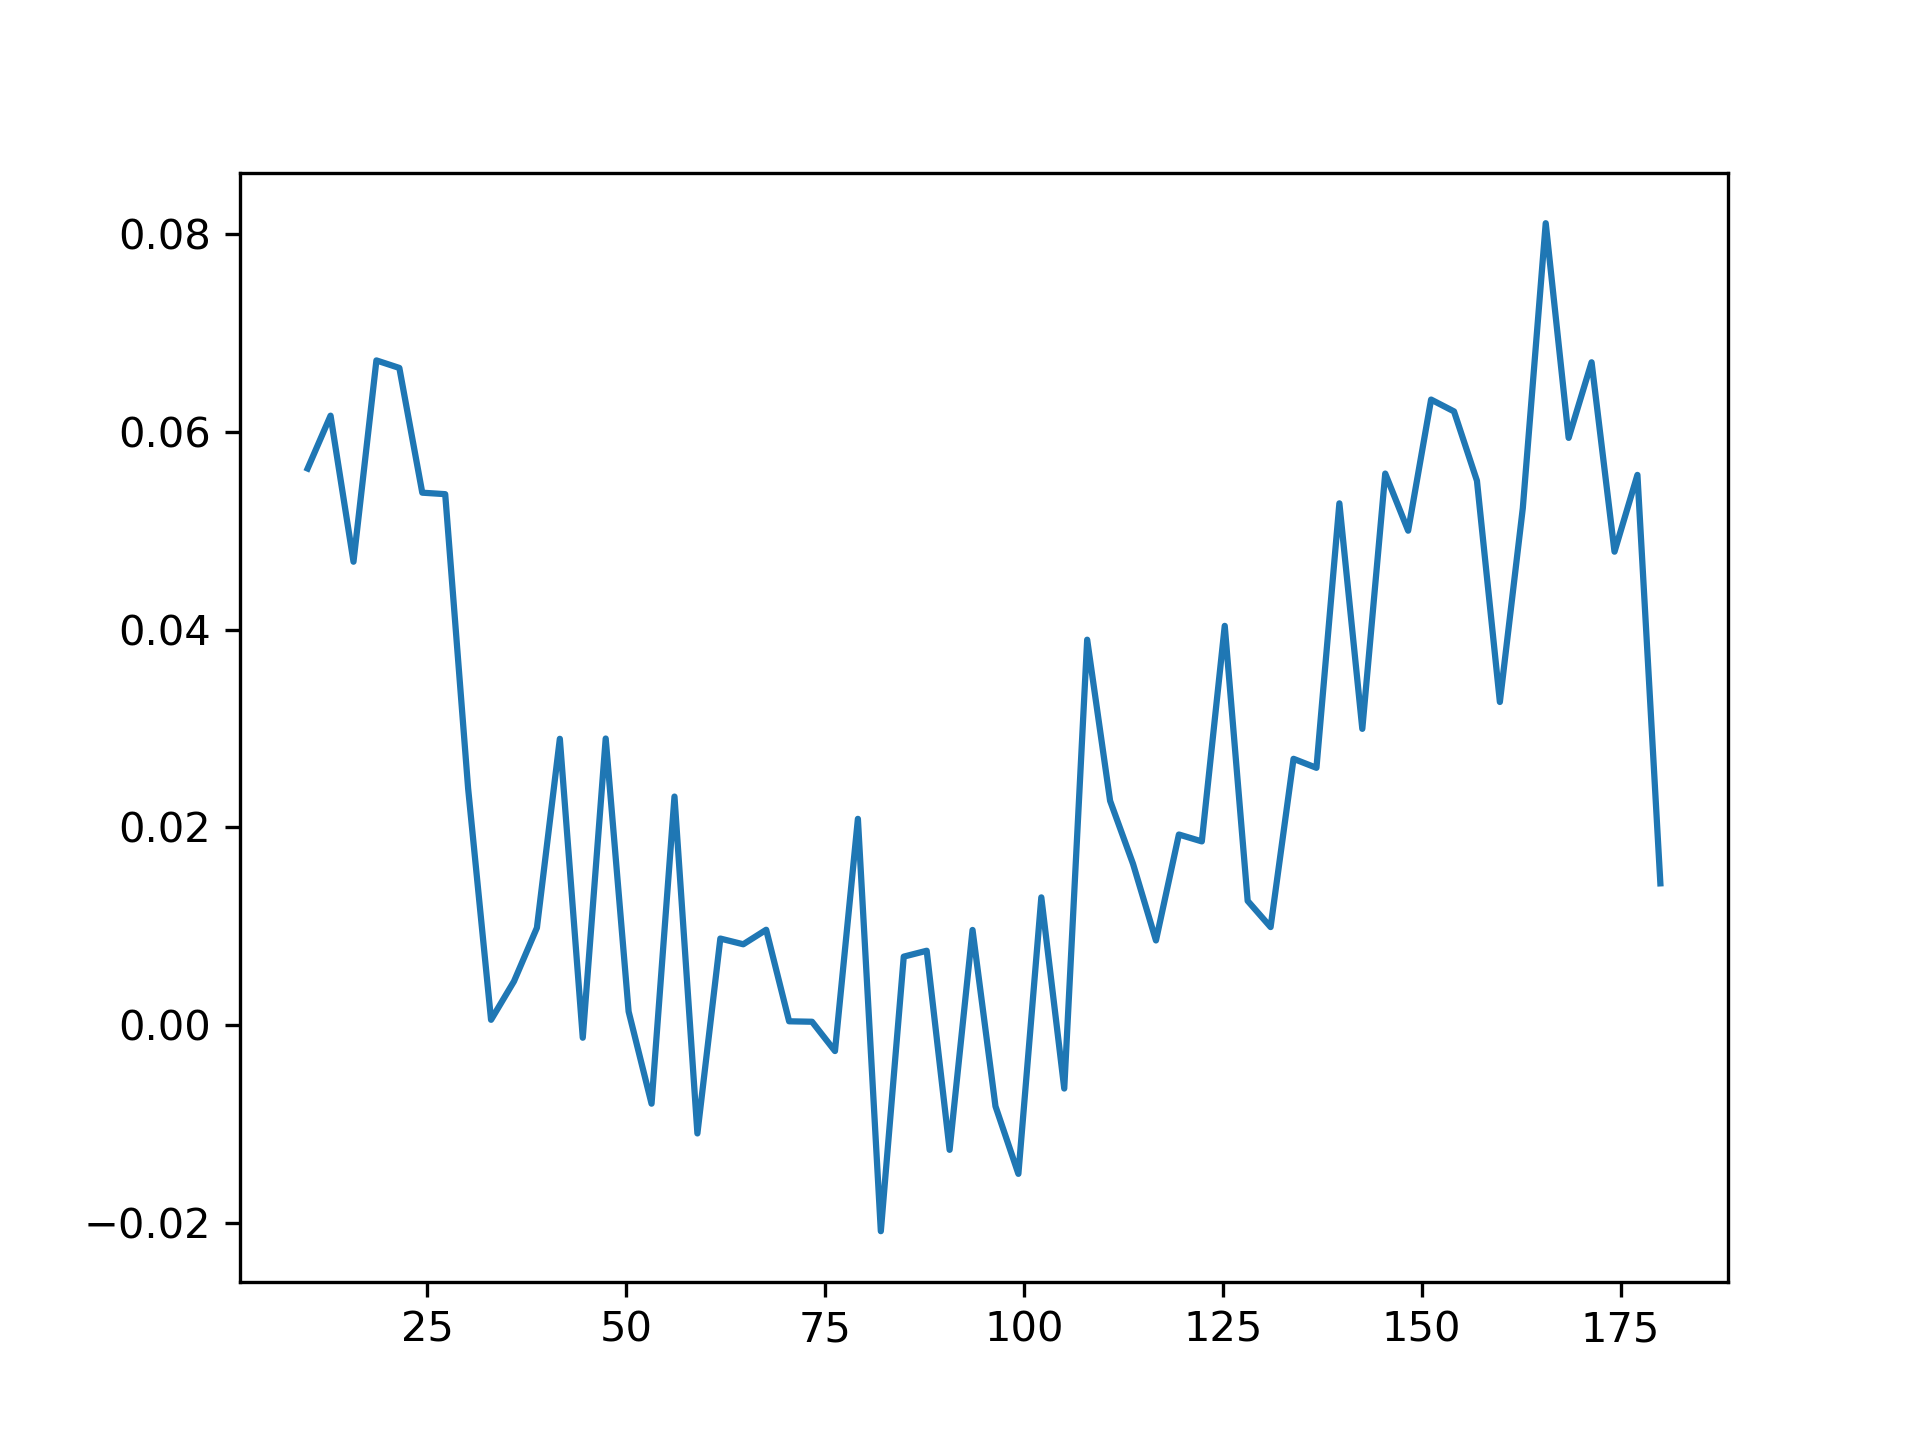

Write Python code to recreate this figure.
import os

import matplotlib.pyplot as plt

import utility.mat_handling as mhand


def main():
    path = '//nas.ads.mwn.de/TUZE/wsi/e24/ReinhardLab/data_setup_nv1/180704_hf_setup_deer_tests/008_deer_rabip1at3'
    fname = 'mes_000.mat'
    full_path = os.path.join(path, fname)
    data = mhand.load_mat_file(full_path)
    diffs = mhand.extract_difference(data)
    taus = mhand.extract_taus(data)
    plt.plot(taus, diffs)
    plt.savefig('{}.png'.format(path.split('/')[-1]), dpi=300)


if __name__ == '__main__':
    main()
